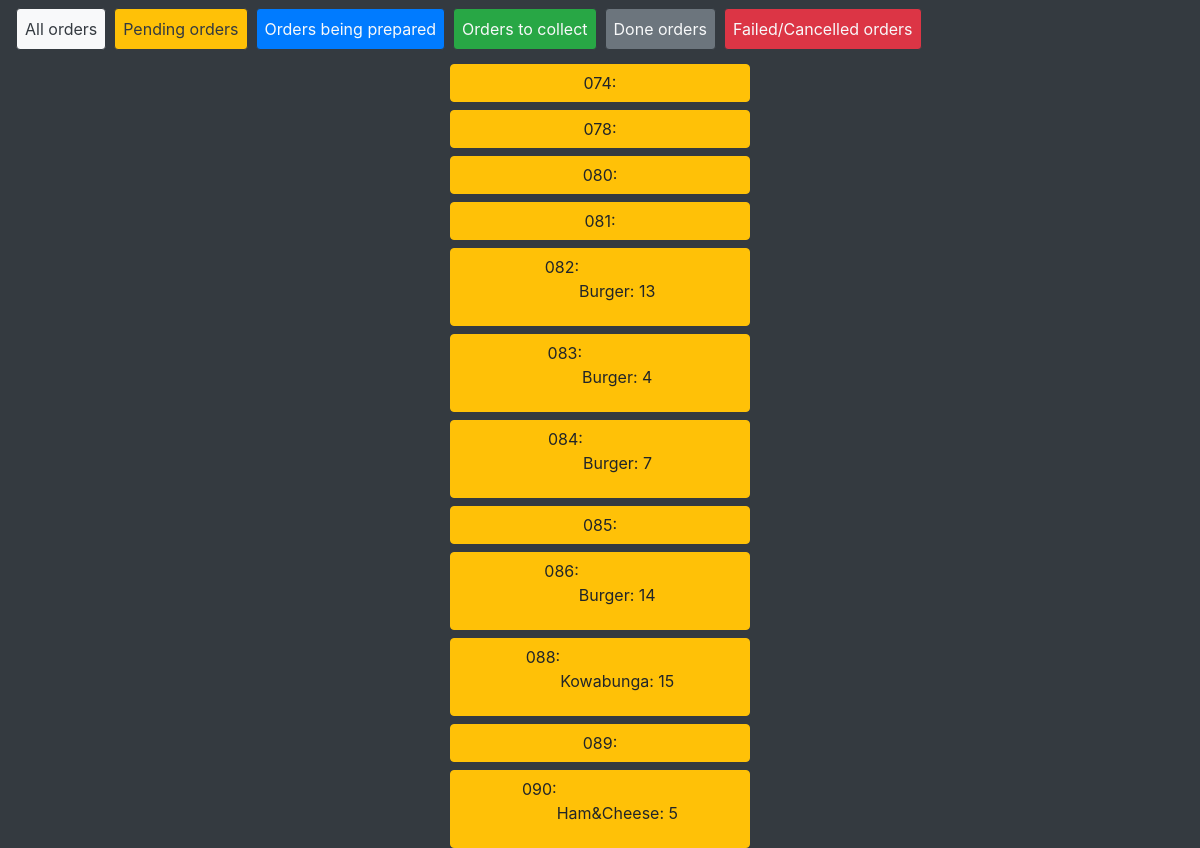
Before: /ordersys/orders/pending/ (signed in) with the older database file.
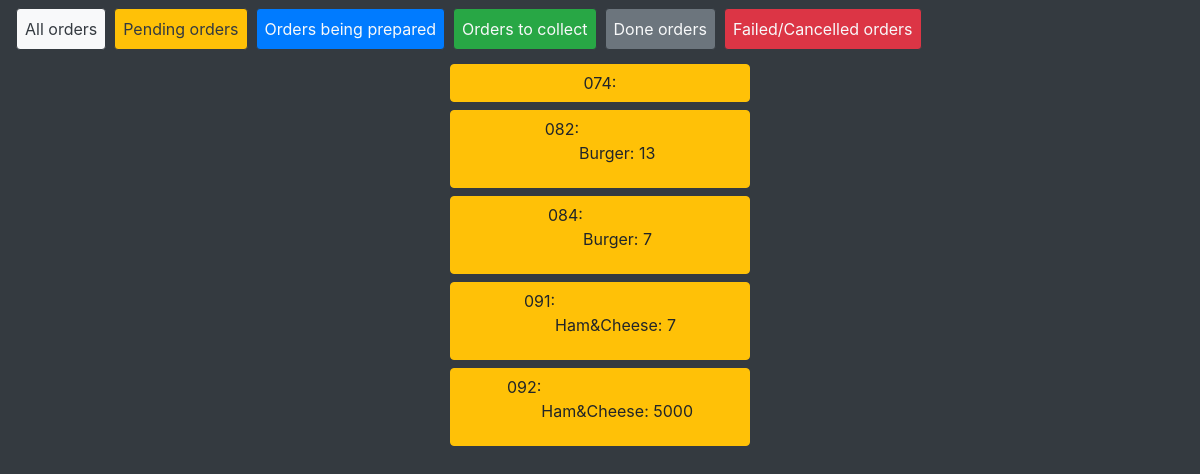
After: the same page with the newer database file.
### ordersys/models.py (models this page shows, shortened)
class Order(models.Model):
    ordered_items = models.ManyToManyField(Product, through='ProductAmount')
    date_ordered = models.DateTimeField("Ordered", auto_now=True)
    status = models.CharField(max_length=12, default="Pending")
    def print_ordered_items_products_amounts(self):
        end = ''
        for item in ProductAmount.objects.filter(order=self):
            end += '\n{}: {}, '.format(item.product.name, item.amount_of_product)
        return end[:-2]
    def __str__(self):
        return str(self.id)[1:]

class ProductAmount(models.Model):
    order = models.ForeignKey(Order, on_delete=models.CASCADE)
    product = models.ForeignKey(Product, on_delete=models.CASCADE)
    amount_of_product = models.PositiveIntegerField()

class Product(models.Model):
    name = models.CharField(max_length=32)
    recipe = models.ManyToManyField(Ingredient, through='IngredientAmount')

### ordersys/views.py (the view)
# urls.py: path('orders/pending/', views.PendingOrdersView.as_view(), name='pending'),
class PendingOrdersView(OrdersView):
    def get_queryset(self):
        return Order.objects.filter(status='Pending').all()

### ordersys/templates/ordersys/orders.html (shortened to what this page needs)
{% extends 'ordersys/base.html'%}
{% block content %}
    {% if orders_list %}
        {% for order in orders_list %}
            {% if order.status == "Pending" %}
                <form action="{% url 'ordersys:start_preparing' order.id%}" method="post" class="d-flex justify-content-center">
                    <button type="submit" class="btn btn-warning w-25 d-flex mt-2 mb-0 justify-content-center">{{order}}:{{order.print_ordered_items_products_amounts|linebreaks}}</button>
                </form>
            {% elif order.status == "Done" %}
                <div class="d-flex justify-content-center">
                    <button type="submit" class="btn btn-secondary w-25 d-flex justify-content-center mt-2 mb-0 text-light">{{order}}:{{order.print_ordered_items_products_amounts|linebreaks}}</p>
                </div>
            {% else %}
                <div class="d-flex justify-content-center">
                    <button type="submit" class="btn btn-danger d-flex w-25 justify-content-center mt-2 mb-0 text-light">{{order}}:{{order.print_ordered_items_products_amounts|linebreaks}}</p>
                </div>
            {% endif %}
        {% endfor %}
    {% endif %}
{% endblock %}

Changed rows visible on the page:
no longer on this page (row edited): Order: id "078"
no longer on this page (row edited): Order: id "080"
no longer on this page (row edited): Order: id "081"
no longer on this page (row edited): Order: id "083", print_ordered_items_products_amounts "Burger: 4"
no longer on this page (row edited): Order: id "085"
no longer on this page (row edited): Order: id "086", print_ordered_items_products_amounts "Burger: 14"
no longer on this page (row edited): Order: id "088", print_ordered_items_products_amounts "Kowabunga: 15"
no longer on this page (row edited): Order: id "089"
no longer on this page (row edited): Order: id "090", print_ordered_items_products_amounts "Ham&Cheese: 5"
added Order: id "091", print_ordered_items_products_amounts "Ham&Cheese: 7"
added Order: id "092", print_ordered_items_products_amounts "Ham&Cheese: 5000"
